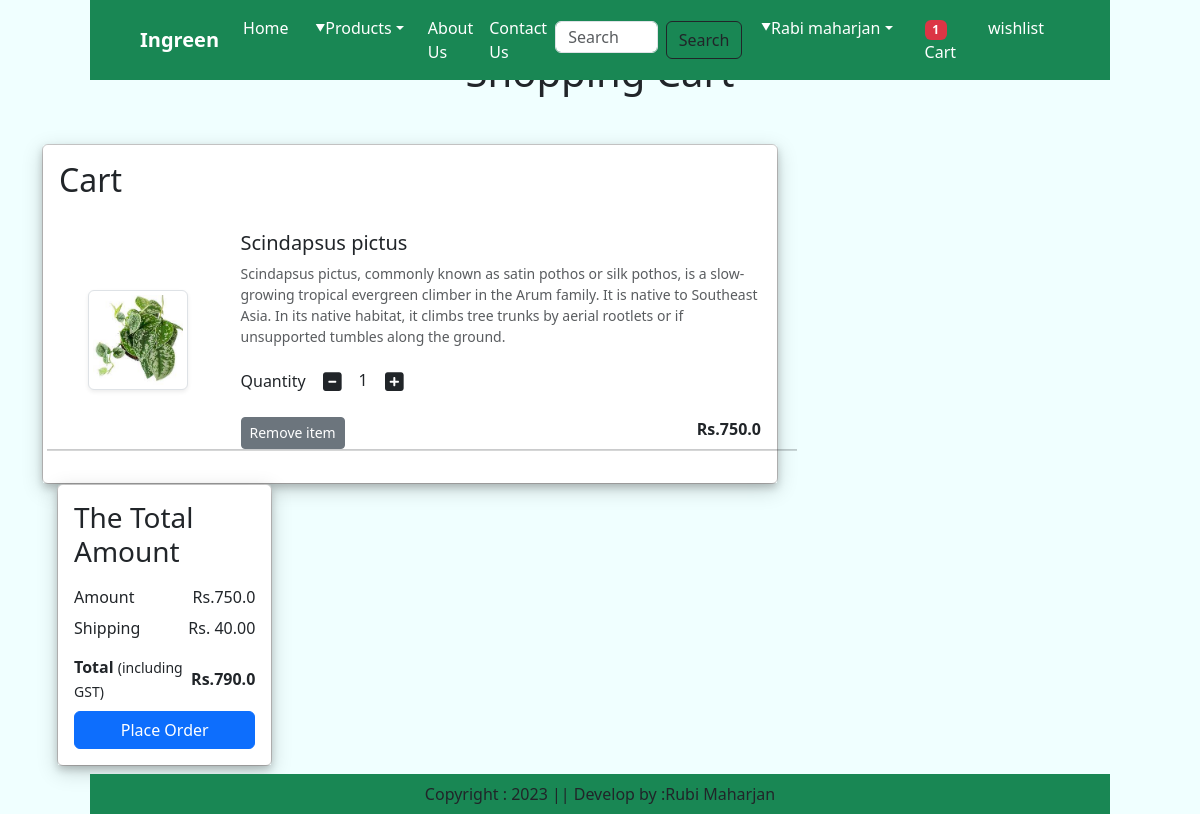
Before: /showcart/ (signed in) with the older database file.
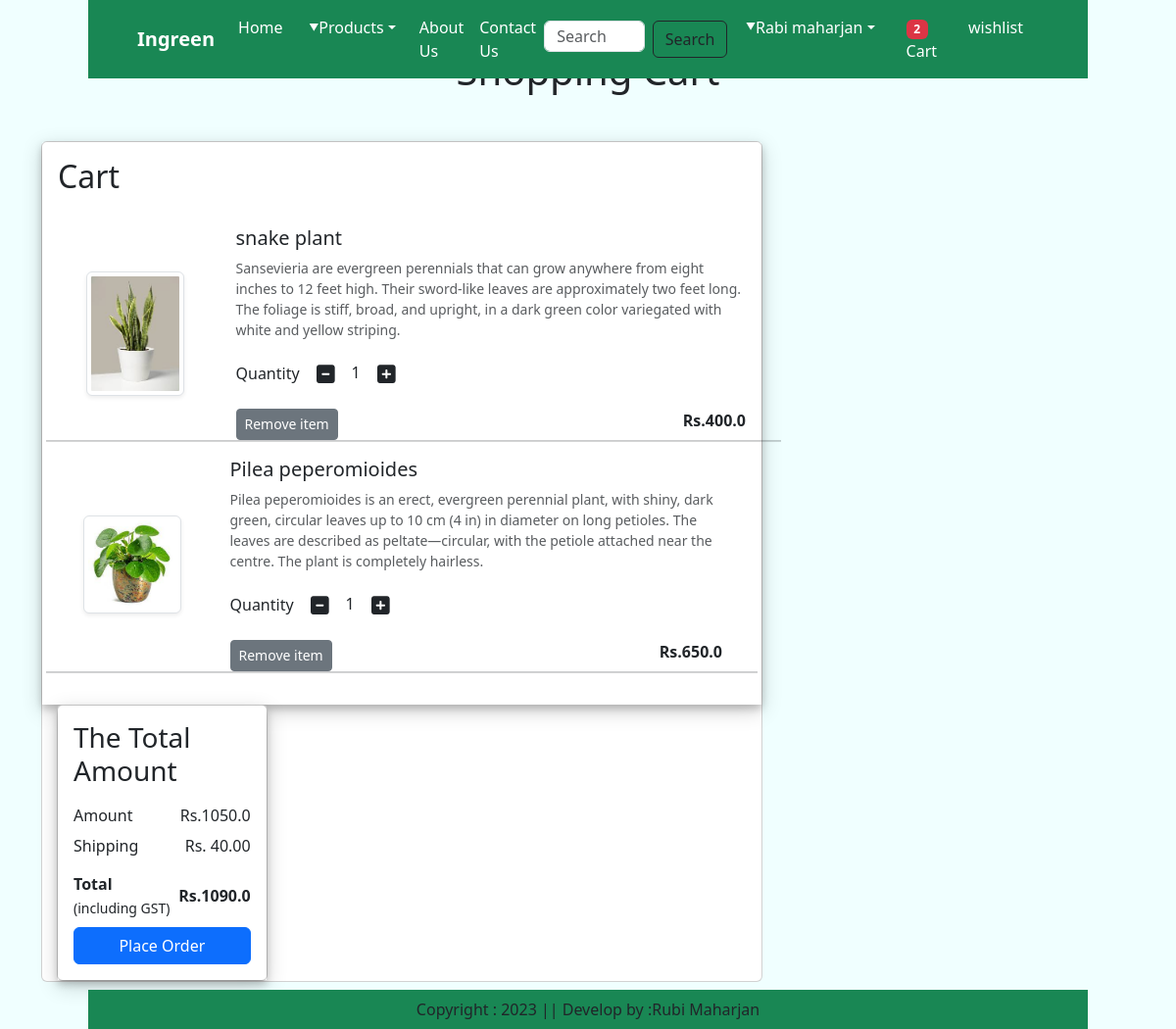
After: the same page with the newer database file.
### app/models.py (models this page shows, shortened)
class Cart(models.Model):
    user =models.ForeignKey(User,on_delete=models.CASCADE)
    product= models.ForeignKey(Product,on_delete=models.CASCADE)
    quantity =models.PositiveIntegerField(default=1)

class Product(models.Model):
    title =models.CharField(max_length=100)
    selling_price =models.FloatField()
    discounted_price=models.FloatField()
    description =models.TextField()
    category =models.CharField(choices=CATEGORY_CHOICES,max_length=2)
    product_image =models.ImageField(upload_to='product')

### app/views.py (the view)
# urls.py: path('showcart/',views.show_cart,name='showcart'),
@login_required
def show_cart(request):
    user = request.user
    cart = Cart.objects.filter(user=user)
    amount = 0
    for p in cart:
        value = p.quantity * p.product.discounted_price
        amount += value
    totalamount = amount + 40
    wishitem = 0
    totalitem = 0
    if request.user.is_authenticated:
        totalitem = len(Cart.objects.filter(user=request.user))
        wishitem = len(Wishlist.objects.filter(user=request.user))
    return render(request, 'addtocart.html', locals())

### app/templates/addtocart.html (shortened to what this page needs)
{% extends 'base.html' %}
{% load static %}
{% block main-content %}
<div class="container my-5">
    <div class="row">
            {% if cart %}
            <br>
            <div>
                <h1 class="text-center mb-5">Shopping Cart</h1>
            </div>
            <div class="col-sm-8">
                <div class="card">
                    <div class="card-body"  style="box-shadow: 0 4px 8px 0 rgba(0, 0, 0, 0.2), 0 6px 20px 0 rgba(0, 0, 0, 0.19); ">
                        <h2>Cart</h2><br>
                        {% for item in cart %}
                        <div class="row"  >
                            <div class="col-sm-3 text-center align-self-center">
                                <img src="{{item.product.product_image.url}}" alt="" srcset=""
                                    class="img-fluid img-thumbnail shadow-sm" height="100" width="100">
                            </div>
                            <div class="col-sm-9">
                                <div>
                                    <h5> {{item.product.title}}
                                    </h5>
                                    <p class="mb-2 text-muted small">
                                        {{item.product.description}}
                                    </p>
                                    <div class="my-3">
                                        <label for="quantity">Quantity</label>
                                        <a class="minus-cart btn" pid="{{ item.product.id }}"><i class="fas fa-minus-square fa-lg"></i></a>
                                        <span class="quantity">{{ item.quantity }}</span>
                                        <a class="plus-cart btn" pid="{{ item.product.id }}"><i class="fas fa-plus-square fa-lg"></i></a>
                                    </div>
                                    <div class="d-flex justify-content-between">
                                        <a class="remove-cart btn btn-sm btn-secondary" pid="{{ item.product.id }}" href="#">Remove item</a>
                                        <p class="mb-2"><span><strong>Rs.{{ item.product.discounted_price }}</strong></span></p>
                                    </div>
                            </div>
                        </div>
                        <hr class="text-muted">
                        {% endfor%}
                    </div>
                </div>
            </div>
            <div class="col-sm-4">
                <div class="card">
                    <div class="card-body" style="box-shadow: 0 4px 8px 0 rgba(0, 0, 0, 0.2), 0 6px 20px 0 rgba(0, 0, 0, 0.19); ">
                        <h3>The Total Amount</h3>
                        <ul class="list-group">
                            <li
                                class="list-group-item d-flex justify-content-between align-items-center border-0 px-0 pb-0">
                                Amount <span id="amount">Rs.{{amount}}</span></li>
                            <li
                                class="list-group-item d-flex justify-content-between align-items-center border-0 px-0 ">
                                Shipping <span id="amount">Rs. 40.00</span></li>
                            <li
                                class="list-group-item d-flex justify-content-between align-items-center border-0 px-0 mb-0">
                                <div>
                                    <strong>Total</strong> <small>(including GST)</small>
                                </div>
                                <span id="totalamount"><strong>Rs.{{totalamount}}</strong></span>
                            </li>
                        </ul>
                        <div class="d-grid"><a href="{% url 'checkout' %} " class="btn btn-primary">Place Order</a></div>
                    </div>
                </div>
            </div>
            {% else %}
            <h1 class="text-center mb-5">Cart is Empty</h1>
            {% endif %}
        </div>
    </div>
{% endblock main-content %}

Changed rows visible on the page:
removed Cart: product.product_image (picture), product "Scindapsus pictus", product.description "Scindapsus pictus, commonly known as satin pothos or silk pothos, is a slow-growing tropical evergreen climber in the Arum family. It is native to Southeast Asia. In its native habitat, it climbs tree trunks by aerial rootlets or if unsupported tumbles along the ground.", quantity "1", product.discounted_price "750.0"
added Cart: product.product_image (picture), product "snake plant", product.description "Sansevieria are evergreen perennials that can grow anywhere from eight inches to 12 feet high. Their sword-like leaves are approximately two feet long. The foliage is stiff, broad, and upright, in a dark green color variegated with white and yellow striping.", quantity "1", product.discounted_price "400.0"
added Cart: product.product_image (picture), product "Pilea peperomioides", product.description "Pilea peperomioides is an erect, evergreen perennial plant, with shiny, dark green, circular leaves up to 10 cm (4 in) in diameter on long petioles. The leaves are described as peltate—circular, with the petiole attached near the centre. The plant is completely hairless.", quantity "1", product.discounted_price "650.0"
Other visible differences:
{{ totalitem }}: "1" → "2"
{{ amount }}: "750.0" → "1050.0"
{{ totalamount }}: "790.0" → "1090.0"
